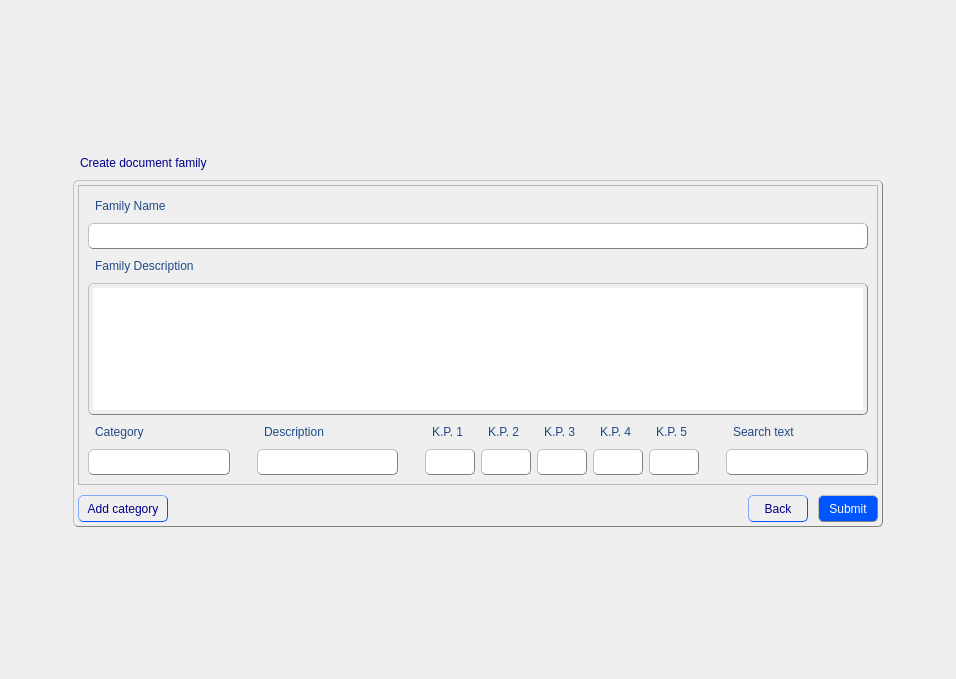
<?xml version="1.0" encoding="UTF-8"?>
<ui version="4.0">
 <class>CreateDocFamilyForm</class>
 <widget class="QWidget" name="CreateDocFamilyForm">
  <property name="geometry">
   <rect>
    <x>0</x>
    <y>0</y>
    <width>956</width>
    <height>679</height>
   </rect>
  </property>
  <property name="windowTitle">
   <string>Form</string>
  </property>
  <property name="styleSheet">
   <string notr="true">QGroupBox {
               color: black;
               padding: 4px;
               border: 1px solid grey; 
               border-radius: 5px;
               border-style: outset;
              }
QTabWidget {
               color: blue;
               padding: 4px;
               border-radius: 5px;
               border: 1px solid grey; 
               border-style: outset;
	           font: 11pt &quot;MS Shell Dlg 2&quot;;
              }
QWidget {
               color: rgb(32, 74, 135);
	           font: 11pt &quot;MS Shell Dlg 2&quot;;
              }
QScrollBar {
			   background-color: rgb(240, 240, 240);
              }
QLabel {
               color: rgb(32, 74, 135);
               padding: 4px;
               border-radius: 5px;
               border-style: outset;
	           font: 11pt &quot;MS Shell Dlg 2&quot;;
              }
QLineEdit {
               color: black;
               padding: 4px;
               border: 1px solid grey; 
               border-radius: 5px;
               border-style: outset;
	           font: 10pt &quot;MS Shell Dlg 2&quot;;
              }
QComboBox {
			   color: black;
               padding: 4px;
               border: 1px solid grey; 
               border-radius: 5px;
               border-style: outset;
               font: 9pt &quot;MS Shell Dlg 2&quot;;
			   background-color: rgb(255, 255, 255);
              }
QTextEdit {
               color: black;
               padding: 4px;
               border: 1px solid grey; 
               border-radius: 5px;
               border-style: outset;
	           font: 10pt &quot;MS Shell Dlg 2&quot;;
              }
QSpinBox {
               color: black;
               padding: 4px;
               border: 1px solid grey; 
               border-radius: 5px;
               border-style: outset;
	           font: 10pt &quot;MS Shell Dlg 2&quot;;
              }
QListView {
               color: black;
               padding: 4px;
               border: 1px solid grey; 
               border-radius: 5px;
               border-style: outset;
	           font: 10pt &quot;MS Shell Dlg 2&quot;;
              }</string>
  </property>
  <layout class="QGridLayout" name="gridLayout_2">
   <item row="2" column="1">
    <widget class="QGroupBox" name="groupBox">
     <property name="title">
      <string/>
     </property>
     <layout class="QGridLayout" name="gridLayout">
      <property name="leftMargin">
       <number>0</number>
      </property>
      <property name="topMargin">
       <number>0</number>
      </property>
      <property name="rightMargin">
       <number>0</number>
      </property>
      <property name="bottomMargin">
       <number>0</number>
      </property>
      <property name="spacing">
       <number>0</number>
      </property>
      <item row="3" column="0" colspan="2">
       <layout class="QHBoxLayout" name="horizontalLayout">
        <property name="spacing">
         <number>0</number>
        </property>
        <item>
         <widget class="QToolButton" name="addCategoryButton">
          <property name="minimumSize">
           <size>
            <width>60</width>
            <height>0</height>
           </size>
          </property>
          <property name="styleSheet">
           <string notr="true">QToolButton {
                color: darkblue;
               padding: 4px;
               border: 1px solid rgb(0, 85, 255); 
               border-radius: 5px;
               border-style: outset;
               font: 10pt &quot;MS Shell Dlg 2&quot;;
              }

QToolButton:hover {
               color: white;
               border: 1px solid grey;
               background-color: rgb(0, 78, 235);
               }

QToolButton:pressed {
               color: rgb(0, 0, 197)
               background: shadow;
               border-style: inset;
               }</string>
          </property>
          <property name="text">
           <string>Add category</string>
          </property>
         </widget>
        </item>
        <item>
         <spacer name="horizontalSpacer">
          <property name="orientation">
           <enum>Qt::Horizontal</enum>
          </property>
          <property name="sizeHint" stdset="0">
           <size>
            <width>40</width>
            <height>20</height>
           </size>
          </property>
         </spacer>
        </item>
        <item>
         <widget class="QToolButton" name="backButton">
          <property name="minimumSize">
           <size>
            <width>60</width>
            <height>0</height>
           </size>
          </property>
          <property name="styleSheet">
           <string notr="true">QToolButton {
                color: darkblue;
               padding: 4px;
               border: 1px solid rgb(0, 85, 255); 
               border-radius: 5px;
               border-style: outset;
               font: 10pt &quot;MS Shell Dlg 2&quot;;
              }

QToolButton:hover {
               color: white;
               border: 1px solid grey;
               background-color: rgb(0, 78, 235);
               }

QToolButton:pressed {
               color: rgb(0, 0, 197)
               background: shadow;
               border-style: inset;
               }</string>
          </property>
          <property name="text">
           <string>Back</string>
          </property>
         </widget>
        </item>
        <item>
         <spacer name="horizontalSpacer_2">
          <property name="orientation">
           <enum>Qt::Horizontal</enum>
          </property>
          <property name="sizeType">
           <enum>QSizePolicy::Minimum</enum>
          </property>
          <property name="sizeHint" stdset="0">
           <size>
            <width>10</width>
            <height>20</height>
           </size>
          </property>
         </spacer>
        </item>
        <item>
         <widget class="QToolButton" name="submitButton">
          <property name="minimumSize">
           <size>
            <width>60</width>
            <height>0</height>
           </size>
          </property>
          <property name="styleSheet">
           <string notr="true">QToolButton {
               color: white;
               padding: 4px;
               border: 1px solid grey; 
               border-radius: 5px;
               border-style: outset;
               max-width: 120px;
               background-color: rgb(0, 85, 255);
               font: 10pt &quot;MS Shell Dlg 2&quot;;
              }

QToolButton:hover {
               color: darkblue;
               border: 1px solid grey;
               background-color: rgb(255, 255, 255);
               }

QToolButton:pressed {
               color: rgb(0, 0, 197)
               background: shadow;
               border-style: inset;
			    background-color: rgb(0, 78, 235);
               }</string>
          </property>
          <property name="text">
           <string>Submit</string>
          </property>
         </widget>
        </item>
       </layout>
      </item>
      <item row="0" column="0" colspan="2">
       <widget class="QScrollArea" name="scrollArea">
        <property name="minimumSize">
         <size>
          <width>800</width>
          <height>300</height>
         </size>
        </property>
        <property name="maximumSize">
         <size>
          <width>800</width>
          <height>300</height>
         </size>
        </property>
        <property name="widgetResizable">
         <bool>true</bool>
        </property>
        <widget class="QWidget" name="scrollAreaWidgetContents">
         <property name="geometry">
          <rect>
           <x>0</x>
           <y>0</y>
           <width>798</width>
           <height>298</height>
          </rect>
         </property>
         <layout class="QGridLayout" name="gridLayout_3">
          <item row="5" column="3">
           <spacer name="horizontalSpacer_6">
            <property name="orientation">
             <enum>Qt::Horizontal</enum>
            </property>
            <property name="sizeType">
             <enum>QSizePolicy::Maximum</enum>
            </property>
            <property name="sizeHint" stdset="0">
             <size>
              <width>15</width>
              <height>0</height>
             </size>
            </property>
           </spacer>
          </item>
          <item row="4" column="10">
           <widget class="QLabel" name="label_7">
            <property name="text">
             <string>Search text </string>
            </property>
           </widget>
          </item>
          <item row="1" column="0" colspan="11">
           <widget class="QLineEdit" name="familyNameLine"/>
          </item>
          <item row="4" column="8">
           <widget class="QLabel" name="label_11">
            <property name="text">
             <string>K.P. 5</string>
            </property>
           </widget>
          </item>
          <item row="4" column="2">
           <widget class="QLabel" name="label_5">
            <property name="text">
             <string>Description </string>
            </property>
           </widget>
          </item>
          <item row="3" column="0" colspan="11">
           <widget class="QTextEdit" name="familyDescrText"/>
          </item>
          <item row="4" column="7">
           <widget class="QLabel" name="label_10">
            <property name="text">
             <string>K.P. 4</string>
            </property>
           </widget>
          </item>
          <item row="4" column="4">
           <widget class="QLabel" name="label_6">
            <property name="text">
             <string>K.P. 1</string>
            </property>
           </widget>
          </item>
          <item row="2" column="0" colspan="3">
           <widget class="QLabel" name="label_3">
            <property name="text">
             <string>Family Description</string>
            </property>
           </widget>
          </item>
          <item row="4" column="5">
           <widget class="QLabel" name="label_8">
            <property name="text">
             <string>K.P. 2</string>
            </property>
           </widget>
          </item>
          <item row="0" column="0">
           <widget class="QLabel" name="label_2">
            <property name="text">
             <string>Family Name</string>
            </property>
           </widget>
          </item>
          <item row="4" column="0">
           <widget class="QLabel" name="label_4">
            <property name="text">
             <string>Category </string>
            </property>
           </widget>
          </item>
          <item row="4" column="6">
           <widget class="QLabel" name="label_9">
            <property name="text">
             <string>K.P. 3</string>
            </property>
           </widget>
          </item>
          <item row="5" column="10">
           <widget class="QLineEdit" name="searchTextLine"/>
          </item>
          <item row="5" column="4">
           <widget class="QLineEdit" name="kp_1_Line">
            <property name="maximumSize">
             <size>
              <width>50</width>
              <height>16777215</height>
             </size>
            </property>
           </widget>
          </item>
          <item row="5" column="5">
           <widget class="QLineEdit" name="kp_2_Line">
            <property name="maximumSize">
             <size>
              <width>50</width>
              <height>16777215</height>
             </size>
            </property>
           </widget>
          </item>
          <item row="5" column="7">
           <widget class="QLineEdit" name="kp_4_Line">
            <property name="maximumSize">
             <size>
              <width>50</width>
              <height>16777215</height>
             </size>
            </property>
           </widget>
          </item>
          <item row="5" column="2">
           <widget class="QLineEdit" name="descriptionline"/>
          </item>
          <item row="5" column="0">
           <widget class="QLineEdit" name="categoryLine"/>
          </item>
          <item row="5" column="6">
           <widget class="QLineEdit" name="kp_3_Line">
            <property name="maximumSize">
             <size>
              <width>50</width>
              <height>16777215</height>
             </size>
            </property>
           </widget>
          </item>
          <item row="5" column="8">
           <widget class="QLineEdit" name="kp_5_Line">
            <property name="maximumSize">
             <size>
              <width>50</width>
              <height>16777215</height>
             </size>
            </property>
           </widget>
          </item>
          <item row="5" column="1">
           <spacer name="horizontalSpacer_5">
            <property name="orientation">
             <enum>Qt::Horizontal</enum>
            </property>
            <property name="sizeType">
             <enum>QSizePolicy::Maximum</enum>
            </property>
            <property name="sizeHint" stdset="0">
             <size>
              <width>15</width>
              <height>0</height>
             </size>
            </property>
           </spacer>
          </item>
          <item row="5" column="9">
           <spacer name="horizontalSpacer_7">
            <property name="orientation">
             <enum>Qt::Horizontal</enum>
            </property>
            <property name="sizeType">
             <enum>QSizePolicy::Maximum</enum>
            </property>
            <property name="sizeHint" stdset="0">
             <size>
              <width>15</width>
              <height>0</height>
             </size>
            </property>
           </spacer>
          </item>
         </layout>
        </widget>
       </widget>
      </item>
      <item row="2" column="0">
       <spacer name="verticalSpacer">
        <property name="orientation">
         <enum>Qt::Vertical</enum>
        </property>
        <property name="sizeType">
         <enum>QSizePolicy::Minimum</enum>
        </property>
        <property name="sizeHint" stdset="0">
         <size>
          <width>20</width>
          <height>10</height>
         </size>
        </property>
       </spacer>
      </item>
     </layout>
    </widget>
   </item>
   <item row="2" column="2">
    <spacer name="horizontalSpacer_4">
     <property name="orientation">
      <enum>Qt::Horizontal</enum>
     </property>
     <property name="sizeHint" stdset="0">
      <size>
       <width>40</width>
       <height>20</height>
      </size>
     </property>
    </spacer>
   </item>
   <item row="2" column="0">
    <spacer name="horizontalSpacer_3">
     <property name="orientation">
      <enum>Qt::Horizontal</enum>
     </property>
     <property name="sizeHint" stdset="0">
      <size>
       <width>40</width>
       <height>20</height>
      </size>
     </property>
    </spacer>
   </item>
   <item row="1" column="1">
    <widget class="QLabel" name="label">
     <property name="styleSheet">
      <string notr="true">QLabel {
               color: darkblue;
               padding: 4px;
               border-radius: 5px;
               border-style: outset;
	           font: 12pt &quot;MS Shell Dlg 2&quot;;
              }</string>
     </property>
     <property name="text">
      <string>Create document family</string>
     </property>
    </widget>
   </item>
   <item row="0" column="1">
    <spacer name="verticalSpacer_2">
     <property name="orientation">
      <enum>Qt::Vertical</enum>
     </property>
     <property name="sizeHint" stdset="0">
      <size>
       <width>20</width>
       <height>40</height>
      </size>
     </property>
    </spacer>
   </item>
   <item row="3" column="1">
    <spacer name="verticalSpacer_3">
     <property name="orientation">
      <enum>Qt::Vertical</enum>
     </property>
     <property name="sizeHint" stdset="0">
      <size>
       <width>20</width>
       <height>40</height>
      </size>
     </property>
    </spacer>
   </item>
  </layout>
 </widget>
 <resources/>
 <connections/>
</ui>
